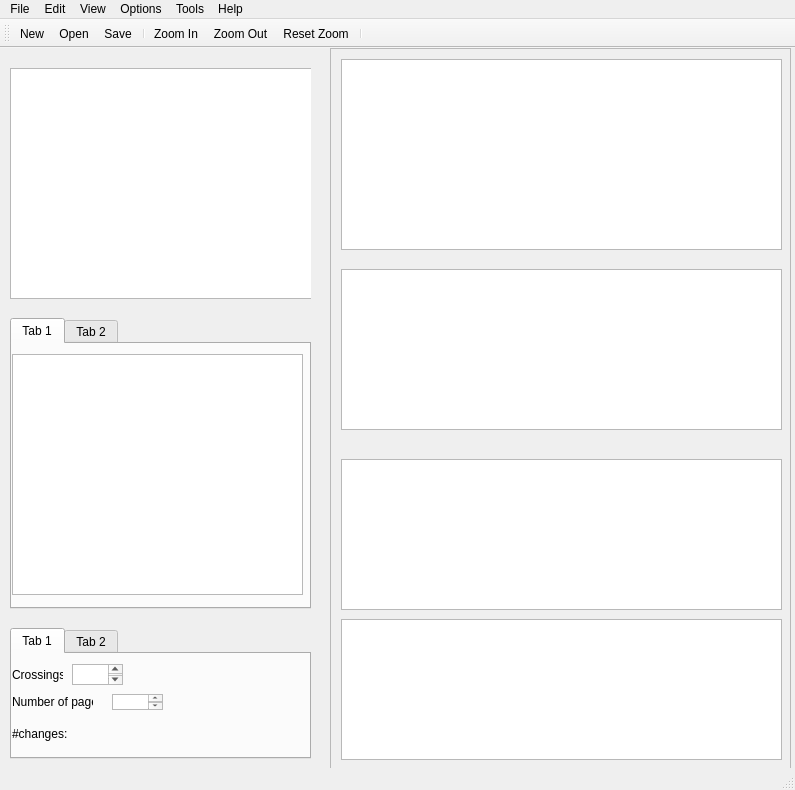
<?xml version="1.0" encoding="UTF-8"?>
<ui version="4.0">
 <class>MainWindow</class>
 <widget class="QMainWindow" name="MainWindow">
  <property name="geometry">
   <rect>
    <x>0</x>
    <y>0</y>
    <width>795</width>
    <height>790</height>
   </rect>
  </property>
  <property name="windowTitle">
   <string>MainWindow</string>
  </property>
  <widget class="QWidget" name="centralwidget">
   <widget class="QScrollArea" name="scrollArea">
    <property name="geometry">
     <rect>
      <x>330</x>
      <y>0</y>
      <width>461</width>
      <height>751</height>
     </rect>
    </property>
    <property name="widgetResizable">
     <bool>true</bool>
    </property>
    <widget class="QWidget" name="scrollAreaWidgetContents">
     <property name="geometry">
      <rect>
       <x>0</x>
       <y>0</y>
       <width>459</width>
       <height>749</height>
      </rect>
     </property>
     <widget class="QGraphicsView" name="graphicsView">
      <property name="geometry">
       <rect>
        <x>10</x>
        <y>10</y>
        <width>441</width>
        <height>191</height>
       </rect>
      </property>
      <property name="sizePolicy">
       <sizepolicy hsizetype="Expanding" vsizetype="Expanding">
        <horstretch>4</horstretch>
        <verstretch>4</verstretch>
       </sizepolicy>
      </property>
     </widget>
     <widget class="QGraphicsView" name="graphicsView_2">
      <property name="geometry">
       <rect>
        <x>10</x>
        <y>220</y>
        <width>441</width>
        <height>161</height>
       </rect>
      </property>
     </widget>
     <widget class="QGraphicsView" name="graphicsView_3">
      <property name="geometry">
       <rect>
        <x>10</x>
        <y>410</y>
        <width>441</width>
        <height>151</height>
       </rect>
      </property>
     </widget>
     <widget class="QGraphicsView" name="graphicsView_4">
      <property name="geometry">
       <rect>
        <x>10</x>
        <y>570</y>
        <width>441</width>
        <height>141</height>
       </rect>
      </property>
      <property name="mouseTracking">
       <bool>true</bool>
      </property>
     </widget>
    </widget>
   </widget>
   <widget class="QTabWidget" name="tabWidget">
    <property name="geometry">
     <rect>
      <x>10</x>
      <y>580</y>
      <width>301</width>
      <height>131</height>
     </rect>
    </property>
    <property name="currentIndex">
     <number>0</number>
    </property>
    <widget class="QWidget" name="tab">
     <attribute name="title">
      <string>Tab 1</string>
     </attribute>
     <widget class="QLabel" name="label">
      <property name="geometry">
       <rect>
        <x>0</x>
        <y>10</y>
        <width>51</width>
        <height>21</height>
       </rect>
      </property>
      <property name="text">
       <string>Crossings:</string>
      </property>
     </widget>
     <widget class="QLabel" name="label_2">
      <property name="geometry">
       <rect>
        <x>0</x>
        <y>40</y>
        <width>81</width>
        <height>16</height>
       </rect>
      </property>
      <property name="text">
       <string>Number of pages:</string>
      </property>
     </widget>
     <widget class="QLabel" name="label_3">
      <property name="geometry">
       <rect>
        <x>0</x>
        <y>70</y>
        <width>81</width>
        <height>20</height>
       </rect>
      </property>
      <property name="text">
       <string>#changes:</string>
      </property>
     </widget>
     <widget class="QTextBrowser" name="textBrowser">
      <property name="geometry">
       <rect>
        <x>60</x>
        <y>10</y>
        <width>51</width>
        <height>21</height>
       </rect>
      </property>
     </widget>
     <widget class="QTextBrowser" name="textBrowser_2">
      <property name="geometry">
       <rect>
        <x>100</x>
        <y>40</y>
        <width>51</width>
        <height>16</height>
       </rect>
      </property>
     </widget>
    </widget>
    <widget class="QWidget" name="tab_2">
     <attribute name="title">
      <string>Tab 2</string>
     </attribute>
     <widget class="QLabel" name="label_4">
      <property name="geometry">
       <rect>
        <x>10</x>
        <y>10</y>
        <width>251</width>
        <height>20</height>
       </rect>
      </property>
      <property name="text">
       <string>Graph Properties:</string>
      </property>
     </widget>
     <widget class="QLabel" name="label_5">
      <property name="geometry">
       <rect>
        <x>10</x>
        <y>30</y>
        <width>121</width>
        <height>20</height>
       </rect>
      </property>
      <property name="text">
       <string>#Faces:</string>
      </property>
     </widget>
     <widget class="QLabel" name="label_6">
      <property name="geometry">
       <rect>
        <x>10</x>
        <y>50</y>
        <width>81</width>
        <height>16</height>
       </rect>
      </property>
      <property name="text">
       <string>#nodes:</string>
      </property>
     </widget>
     <widget class="QLabel" name="label_7">
      <property name="geometry">
       <rect>
        <x>10</x>
        <y>70</y>
        <width>47</width>
        <height>13</height>
       </rect>
      </property>
      <property name="text">
       <string>#edges:</string>
      </property>
     </widget>
    </widget>
   </widget>
   <widget class="QWidget" name="widget" native="true">
    <property name="geometry">
     <rect>
      <x>10</x>
      <y>10</y>
      <width>301</width>
      <height>561</height>
     </rect>
    </property>
    <widget class="QGraphicsView" name="GraphView">
     <property name="geometry">
      <rect>
       <x>0</x>
       <y>10</y>
       <width>311</width>
       <height>231</height>
      </rect>
     </property>
    </widget>
    <widget class="QTabWidget" name="tabWidget_2">
     <property name="geometry">
      <rect>
       <x>0</x>
       <y>260</y>
       <width>301</width>
       <height>291</height>
      </rect>
     </property>
     <property name="currentIndex">
      <number>0</number>
     </property>
     <widget class="QWidget" name="tab_3">
      <attribute name="title">
       <string>Tab 1</string>
      </attribute>
      <widget class="QGraphicsView" name="graphicsView_5">
       <property name="geometry">
        <rect>
         <x>0</x>
         <y>10</y>
         <width>291</width>
         <height>241</height>
        </rect>
       </property>
      </widget>
     </widget>
     <widget class="QWidget" name="tab_4">
      <attribute name="title">
       <string>Tab 2</string>
      </attribute>
      <widget class="QGraphicsView" name="graphicsView_6">
       <property name="geometry">
        <rect>
         <x>-5</x>
         <y>11</y>
         <width>281</width>
         <height>231</height>
        </rect>
       </property>
      </widget>
     </widget>
    </widget>
   </widget>
  </widget>
  <widget class="QMenuBar" name="menubar">
   <property name="geometry">
    <rect>
     <x>0</x>
     <y>0</y>
     <width>795</width>
     <height>22</height>
    </rect>
   </property>
   <widget class="QMenu" name="menuFile">
    <property name="title">
     <string>File</string>
    </property>
    <addaction name="actionNew"/>
    <addaction name="actionOpen_2"/>
    <addaction name="separator"/>
    <addaction name="actionSave"/>
    <addaction name="actionSave_as"/>
    <addaction name="separator"/>
    <addaction name="actionExport"/>
    <addaction name="separator"/>
    <addaction name="actionExit"/>
    <addaction name="separator"/>
    <addaction name="actionPrint"/>
   </widget>
   <widget class="QMenu" name="menuEdit">
    <property name="title">
     <string>Edit</string>
    </property>
    <addaction name="actionUndo"/>
    <addaction name="actionRedo"/>
    <addaction name="separator"/>
    <addaction name="actionDelete"/>
    <addaction name="separator"/>
    <addaction name="actionSelecte"/>
    <addaction name="actionUnselect_All"/>
    <addaction name="separator"/>
    <addaction name="actionFind"/>
    <addaction name="separator"/>
    <addaction name="actionProperties"/>
   </widget>
   <widget class="QMenu" name="menuView">
    <property name="title">
     <string>View</string>
    </property>
    <widget class="QMenu" name="menuMode">
     <property name="title">
      <string>Mode</string>
     </property>
     <addaction name="actionEdit_Mode"/>
     <addaction name="actionNavigation_Mode"/>
    </widget>
    <addaction name="actionZoom_In"/>
    <addaction name="actionZoom_Out"/>
    <addaction name="actionReset_Zoom"/>
    <addaction name="separator"/>
    <addaction name="actionFit_Content"/>
    <addaction name="separator"/>
    <addaction name="menuMode"/>
    <addaction name="separator"/>
    <addaction name="actionFull_Screen"/>
   </widget>
   <widget class="QMenu" name="menuOptions">
    <property name="title">
     <string>Options</string>
    </property>
    <widget class="QMenu" name="menuAlgorithms">
     <property name="title">
      <string>Algorithms</string>
     </property>
     <addaction name="actionPlanarity"/>
    </widget>
    <addaction name="menuAlgorithms"/>
    <addaction name="actionLayouts"/>
   </widget>
   <widget class="QMenu" name="menuTools">
    <property name="title">
     <string>Tools</string>
    </property>
    <addaction name="actionAnalyze_Graph"/>
    <addaction name="separator"/>
    <addaction name="actionColorize_Edges"/>
   </widget>
   <widget class="QMenu" name="menuHelp">
    <property name="title">
     <string>Help</string>
    </property>
    <addaction name="actionYou_dont_need_help"/>
   </widget>
   <addaction name="menuFile"/>
   <addaction name="menuEdit"/>
   <addaction name="menuView"/>
   <addaction name="menuOptions"/>
   <addaction name="menuTools"/>
   <addaction name="menuHelp"/>
  </widget>
  <widget class="QStatusBar" name="statusbar"/>
  <widget class="QToolBar" name="toolBar">
   <property name="windowTitle">
    <string>toolBar</string>
   </property>
   <property name="whatsThis">
    <string/>
   </property>
   <attribute name="toolBarArea">
    <enum>TopToolBarArea</enum>
   </attribute>
   <attribute name="toolBarBreak">
    <bool>false</bool>
   </attribute>
   <addaction name="actionNew"/>
   <addaction name="actionOpen"/>
   <addaction name="actionSave"/>
   <addaction name="separator"/>
   <addaction name="actionZoom_In"/>
   <addaction name="actionZoom_Out"/>
   <addaction name="actionReset_Zoom"/>
   <addaction name="separator"/>
  </widget>
  <action name="actionNew">
   <property name="icon">
    <iconset>
     <normaloff>../icons/new.png</normaloff>../icons/new.png</iconset>
   </property>
   <property name="text">
    <string>New</string>
   </property>
   <property name="whatsThis">
    <string/>
   </property>
  </action>
  <action name="actionOpen">
   <property name="icon">
    <iconset>
     <normaloff>../icons/Folder Open.png</normaloff>../icons/Folder Open.png</iconset>
   </property>
   <property name="text">
    <string>Open</string>
   </property>
  </action>
  <action name="actionOpen_2">
   <property name="text">
    <string>Open</string>
   </property>
   <property name="toolTip">
    <string>Open a Graph.gml</string>
   </property>
  </action>
  <action name="actionSave">
   <property name="icon">
    <iconset>
     <normaloff>../icons/save.png</normaloff>../icons/save.png</iconset>
   </property>
   <property name="text">
    <string>Save</string>
   </property>
   <property name="toolTip">
    <string> Save the changes</string>
   </property>
   <property name="statusTip">
    <string>toolTip</string>
   </property>
  </action>
  <action name="actionSave_as">
   <property name="text">
    <string>Save as</string>
   </property>
  </action>
  <action name="actionExport">
   <property name="text">
    <string>Export</string>
   </property>
  </action>
  <action name="actionExit">
   <property name="text">
    <string>Print</string>
   </property>
  </action>
  <action name="actionUndo">
   <property name="text">
    <string>Undo</string>
   </property>
  </action>
  <action name="actionRedo">
   <property name="text">
    <string>Redo</string>
   </property>
  </action>
  <action name="actionCut">
   <property name="icon">
    <iconset>
     <normaloff>../icons/Avosoft-Warm-Toolbar-Cut.ico</normaloff>../icons/Avosoft-Warm-Toolbar-Cut.ico</iconset>
   </property>
   <property name="text">
    <string>Cut</string>
   </property>
  </action>
  <action name="actionCopy">
   <property name="icon">
    <iconset>
     <normaloff>../icons/Copy.png</normaloff>../icons/Copy.png</iconset>
   </property>
   <property name="text">
    <string>Copy</string>
   </property>
  </action>
  <action name="actionPaste">
   <property name="icon">
    <iconset>
     <normaloff>../icons/136837629872716929332x32-paste_from_clipboard-4-md.png</normaloff>../icons/136837629872716929332x32-paste_from_clipboard-4-md.png</iconset>
   </property>
   <property name="text">
    <string>Paste</string>
   </property>
  </action>
  <action name="actionDelete">
   <property name="text">
    <string>Delete</string>
   </property>
  </action>
  <action name="actionSelecte">
   <property name="text">
    <string>Select All</string>
   </property>
  </action>
  <action name="actionUnselect_All">
   <property name="text">
    <string>Unselect All</string>
   </property>
  </action>
  <action name="actionFind">
   <property name="text">
    <string>Find</string>
   </property>
  </action>
  <action name="actionProperties">
   <property name="text">
    <string>Properties</string>
   </property>
  </action>
  <action name="actionZoom_In">
   <property name="icon">
    <iconset>
     <normaloff>../icons/Zoom-In-icon.png</normaloff>../icons/Zoom-In-icon.png</iconset>
   </property>
   <property name="text">
    <string>Zoom In</string>
   </property>
  </action>
  <action name="actionZoom_Out">
   <property name="icon">
    <iconset>
     <normaloff>../icons/Zoom_Out-01.png</normaloff>../icons/Zoom_Out-01.png</iconset>
   </property>
   <property name="text">
    <string>Zoom Out</string>
   </property>
  </action>
  <action name="actionReset_Zoom">
   <property name="icon">
    <iconset>
     <normaloff>../icons/120px-Gnome-zoom-fit-best.svg.png</normaloff>../icons/120px-Gnome-zoom-fit-best.svg.png</iconset>
   </property>
   <property name="text">
    <string>Reset Zoom</string>
   </property>
  </action>
  <action name="actionFit_Content">
   <property name="text">
    <string>Fit Content</string>
   </property>
  </action>
  <action name="actionEdit_Mode">
   <property name="text">
    <string>Edit Mode</string>
   </property>
  </action>
  <action name="actionNavigation_Mode">
   <property name="text">
    <string>Navigation Mode</string>
   </property>
  </action>
  <action name="actionFull_Screen">
   <property name="text">
    <string>Full Screen</string>
   </property>
  </action>
  <action name="actionPlanarity">
   <property name="text">
    <string>planarity</string>
   </property>
  </action>
  <action name="actionAnalyze_Graph">
   <property name="text">
    <string>Analyze Graph</string>
   </property>
  </action>
  <action name="actionColorize_Edges">
   <property name="text">
    <string>Colorize Edges</string>
   </property>
  </action>
  <action name="actionLayouts">
   <property name="text">
    <string>Layout</string>
   </property>
  </action>
  <action name="actionNew_2">
   <property name="text">
    <string>New</string>
   </property>
  </action>
  <action name="actionYou_dont_need_help">
   <property name="text">
    <string>you dont need help</string>
   </property>
  </action>
  <action name="actionPrint">
   <property name="text">
    <string>Exit</string>
   </property>
  </action>

 </widget>
 <resources/>
 <connections>
  <connection>
   <sender>menubar</sender>
   <signal>triggered(QAction*)</signal>
   <receiver>menubar</receiver>
   <slot>update()</slot>
   <hints>
    <hint type="sourcelabel">
     <x>51</x>
     <y>5</y>
    </hint>
    <hint type="destinationlabel">
     <x>52</x>
     <y>5</y>
    </hint>
   </hints>
  </connection>
  <connection>
   <sender>actionExit</sender>
   <signal>triggered()</signal>
   <receiver>MainWindow</receiver>
   <slot>close()</slot>
   <hints>
    <hint type="sourcelabel">
     <x>-1</x>
     <y>-1</y>
    </hint>
    <hint type="destinationlabel">
     <x>397</x>
     <y>394</y>
    </hint>
   </hints>
  </connection>
 </connections>
</ui>
